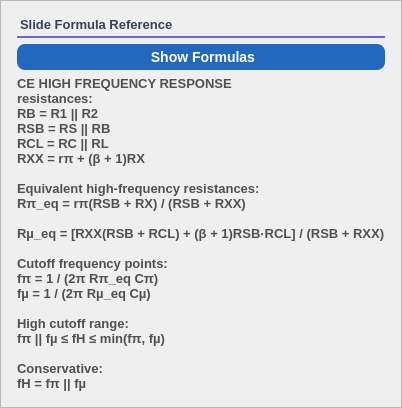
        <widget class="QFrame" name="frameFormula">
         <property name="maximumSize">
          <size>
           <width>900</width>
           <height>16777215</height>
          </size>
         </property>
         <property name="styleSheet">
          <string notr="true">#frameFormula { 
	background-color: #ffffff; 
	border-right: 1px solid #e5e7eb;
    background-color: white;
    border: 1px solid #e5e7eb;
    border-radius: 14px;
}
</string>
         </property>
         <property name="frameShape">
          <enum>QFrame::Shape::StyledPanel</enum>
         </property>
         <layout class="QVBoxLayout" name="formulaCardLayout_2">
          <property name="leftMargin">
           <number>16</number>
          </property>
          <property name="topMargin">
           <number>16</number>
          </property>
          <property name="rightMargin">
           <number>16</number>
          </property>
          <property name="bottomMargin">
           <number>16</number>
          </property>
          <item>
           <widget class="QLabel" name="labelFormulaTitle_2">
            <property name="sizePolicy">
             <sizepolicy hsizetype="Preferred" vsizetype="Fixed">
              <horstretch>0</horstretch>
              <verstretch>0</verstretch>
             </sizepolicy>
            </property>
            <property name="styleSheet">
             <string notr="true">QLabel {
    color: #374151;
    font-size: 13px;
    font-weight: 600;
	background-color: transparent;
    padding-bottom: 4px;
    border: none;
    border-bottom: 2px solid #6D63E8;
	
	
	font: 13pt &quot;Rockwell&quot;;
}</string>
            </property>
            <property name="text">
             <string>Slide Formula Reference</string>
            </property>
            <property name="sectionTitle" stdset="0">
             <bool>true</bool>
            </property>
           </widget>
          </item>
          <item>
           <widget class="QPushButton" name="pushButtonShowHighFormulas">
            <property name="enabled">
             <bool>true</bool>
            </property>
            <property name="maximumSize">
             <size>
              <width>500</width>
              <height>30</height>
             </size>
            </property>
            <property name="cursor">
             <cursorShape>PointingHandCursor</cursorShape>
            </property>
            <property name="styleSheet">
             <string notr="true">QPushButton {
    /* Your original blue */
    background-color: rgb(34, 104, 190); 
    color: white;
    border: none;
    border-radius: 8px;
    font-size: 14px;
    font-weight: 600;
    padding: 5px 20px;
}

QPushButton:hover {
    /* A slightly brighter, more vibrant version of your blue */
    background-color: rgb(46, 126, 219); 
}

QPushButton:pressed {
    /* A deeper, more saturated version for tactile feedback */
    background-color: rgb(26, 86, 161); 
}

QPushButton:disabled {
    background-color: #e2e8f0;
    color: #94a3b8;
}</string>
            </property>
            <property name="text">
             <string> Show Formulas</string>
            </property>
           </widget>
          </item>
          <item>
           <widget class="QLabel" name="labelHighFormulaText">
            <property name="sizePolicy">
             <sizepolicy hsizetype="Preferred" vsizetype="Fixed">
              <horstretch>0</horstretch>
              <verstretch>0</verstretch>
             </sizepolicy>
            </property>
            <property name="styleSheet">
             <string notr="true">QLabel {
    color: rgb(80, 80, 80);                  /* soft dark gray */
    font-size: 13px;
    font-weight: 500;
    font-family: &quot;Segoe UI&quot;, &quot;Roboto&quot;, sans-serif;
}</string>
            </property>
            <property name="text">
             <string>CE HIGH FREQUENCY RESPONSE
resistances:
RB = R1 || R2
RSB = RS || RB
RCL = RC || RL
RXX = rπ + (β + 1)RX

Equivalent high-frequency resistances:
Rπ_eq = rπ(RSB + RX) / (RSB + RXX)

Rµ_eq = [RXX(RSB + RCL) + (β + 1)RSB·RCL] / (RSB + RXX)

Cutoff frequency points:
fπ = 1 / (2π Rπ_eq Cπ)
fµ = 1 / (2π Rµ_eq Cµ)

High cutoff range:
fπ || fµ ≤ fH ≤ min(fπ, fµ)

Conservative:
fH = fπ || fµ</string>
            </property>
            <property name="wordWrap">
             <bool>true</bool>
            </property>
           </widget>
          </item>
         </layout>
        </widget>
